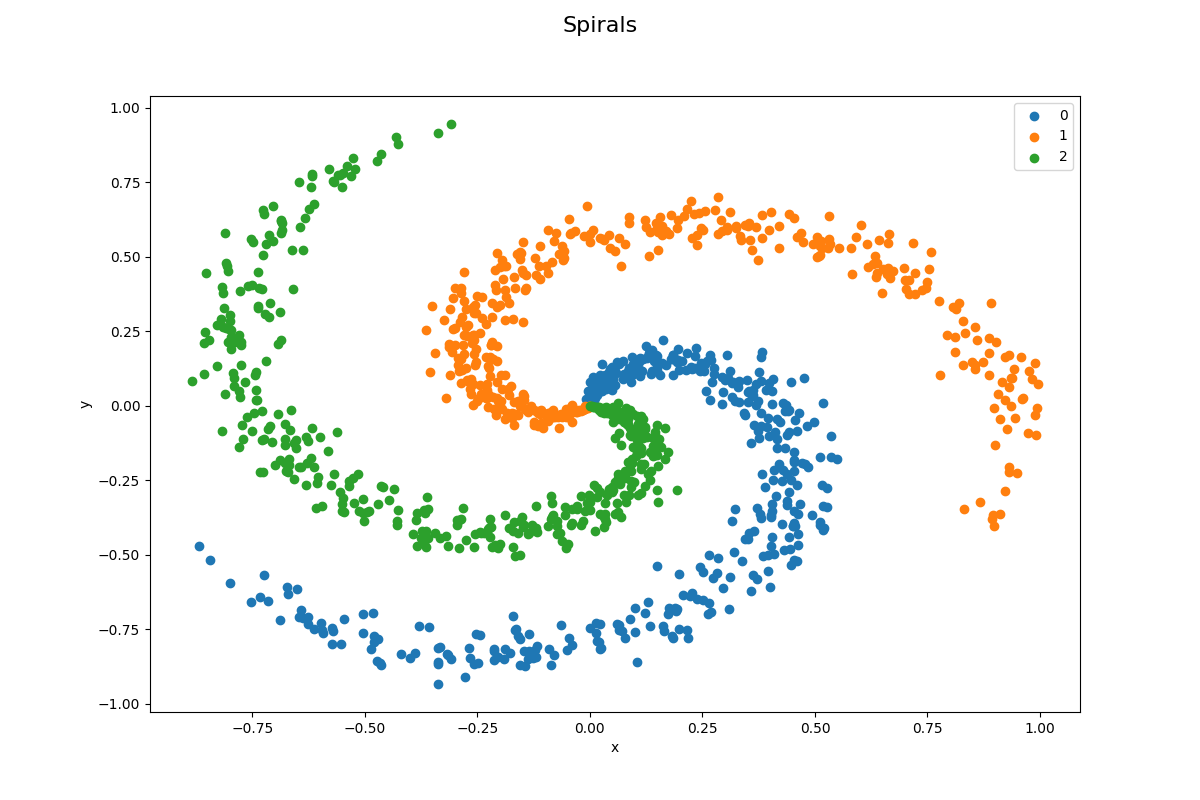

Recreate this plot in Python.
#https://www.annytab.com/neural-network-classification-in-python/

import numpy
import pandas
import matplotlib.pyplot as plt
# Generate a data set with spirals
# http://cs231n.github.io/neural-networks-case-study/
def generate_spirals():
    N = 400 # number of points per class
    D = 2 # dimensionality
    K = 3 # number of classes
    data = numpy.zeros((N*K,D)) # data matrix (each row = single example)
    labels = numpy.zeros(N*K, dtype='uint8') # class labels
    for j in range(K):
      ix = range(N*j,N*(j+1))
      r = numpy.linspace(0.0,1,N) # radius
      t = numpy.linspace(j*4,(j+1)*4,N) + numpy.random.randn(N)*0.2 # theta
      data[ix] = numpy.c_[r*numpy.sin(t), r*numpy.cos(t)]
      labels[ix] = j
    # Save to a csv file
    f = open('spirals.csv', 'w')
    f.write('x,y,label\n')
    for i in range(len(labels)):
        f.write(str(data[i][0]) + ',' + str(data[i][1]) + ',' + str(labels[i]) + '\n')
    f.close()
# Visualize data set
def visualize_data_set():
    
    # Load data set
    ds = pandas.read_csv('spirals.csv')
    # Print first 5 rows in data set
    print('--- First 5 rows ---')
    print(ds.head())
    # Print the shape
    print('\n--- Shape of data set ---')
    print(ds.shape)
    # Print class distribution
    print('\n--- Class distribution ---')
    print(ds.groupby('label').size())
    # Visualize data set
    figure = plt.figure(figsize = (12, 8))
    figure.suptitle('Spirals', fontsize=16)
    grouped_dataset = ds.groupby('label')
    labels = ['0', '1', '2']
    for i, group in grouped_dataset:
        plt.scatter(group['x'], group['y'], label=labels[int(i)])
    plt.ylabel('y')
    plt.xlabel('x')
    plt.legend()
    #plt.show()
    plt.savefig('spirals.png')
# Generate spirals
generate_spirals()
# Visualize data set
visualize_data_set()
